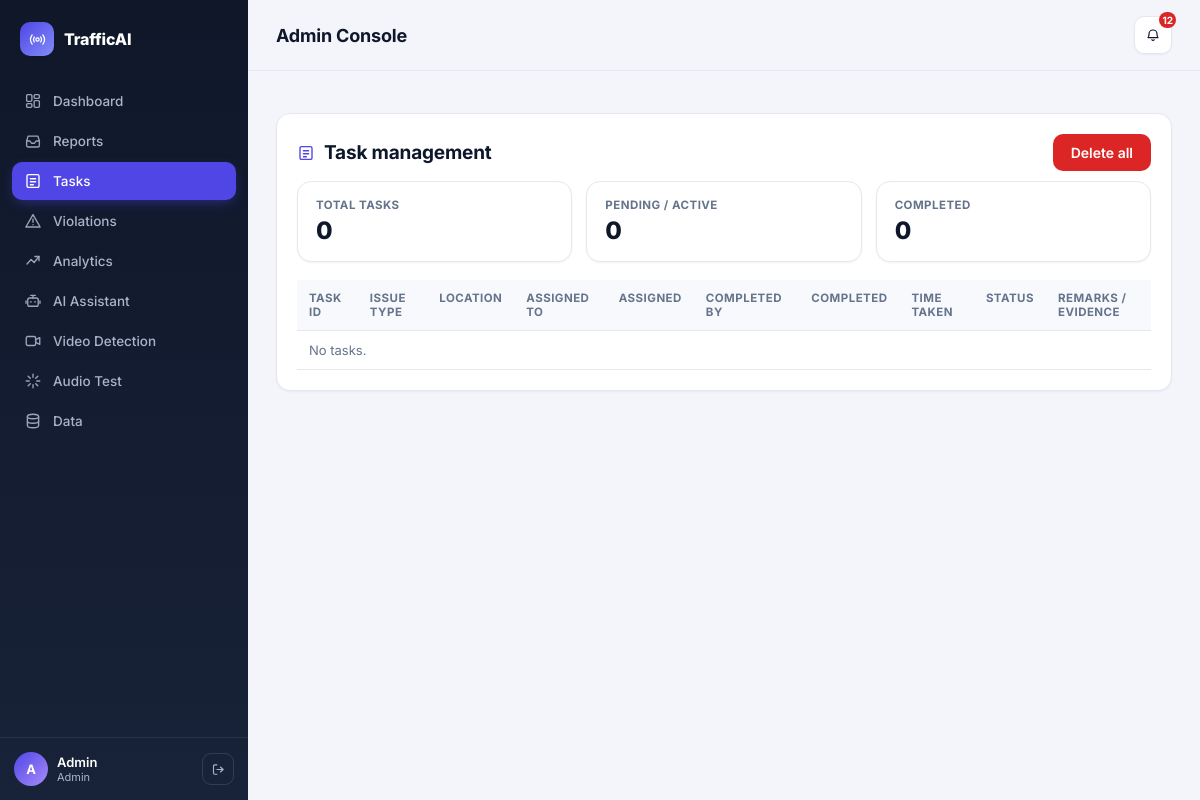
The app's page /admin/tasks (signed in) with its own data.
### tables this page shows
CREATE TABLE users(id INTEGER PRIMARY KEY, name TEXT, username TEXT UNIQUE, password_hash TEXT,
  role TEXT, phone TEXT, lat REAL, lng REAL);

### app.py (the view)
@app.route("/admin/tasks")
@need("admin")
def admin_tasks():
    return render_template("admin_tasks.html", rows=sv.task_rows())

### app.py (called while the page is built)
def cur_user():
    uid = session.get("uid")
    return db.q("SELECT * FROM users WHERE id=?", (uid,), one=True) if uid else None

def need(*roles):
    def deco(f):
        @wraps(f)
        def w(*a, **k):
            u = cur_user()
            if not u:
                return redirect(url_for("login", next=request.path))
            if roles and u["role"] not in roles:
                abort(403)
            return f(*a, **k)
        return w
    return deco

@app.context_processor
def inject():
    u = cur_user()
    unread = db.q("SELECT COUNT(*) n FROM notifications WHERE user_id=? AND is_read=0", (u["id"],), one=True)["n"] if u else 0
    return {"user": u, "unread": unread}

### database.py (called while the page is built)
def conn():
    os.makedirs(os.path.dirname(C.DB_PATH), exist_ok=True)
    c = sqlite3.connect(C.DB_PATH, timeout=30)
    c.row_factory = sqlite3.Row
    c.execute("PRAGMA journal_mode=WAL")
    return c

def q(sql, args=(), one=False):
    c = conn()
    try:
        rows = [dict(r) for r in c.execute(sql, args).fetchall()]
    finally:
        c.close()
    return (rows[0] if rows else None) if one else rows

### services.py (called while the page is built)
def task_rows(where="1=1", args=()):
    rows = db.q(f"""SELECT t.*, r.type, r.location, r.priority, r.description, r.photo, u.name officer
                    FROM tasks t JOIN reports r ON r.id=t.report_id LEFT JOIN users u ON u.id=t.officer_id
                    WHERE {where} ORDER BY t.id DESC""", args)
    for r in rows:
        r["time_taken"] = None
        if r["completed_at"]:
            a = datetime.strptime(r["assigned_at"], "%Y-%m-%d %H:%M:%S")
            b = datetime.strptime(r["completed_at"], "%Y-%m-%d %H:%M:%S")
            r["time_taken"] = round((b - a).total_seconds() / 60, 1)
    return rows

### templates/admin_tasks.html (shortened to what this page needs)
{% extends "base.html" %}{% block title %}Tasks{% endblock %}{% block body %}
{% from "_icons.html" import icon %}
{% set pending=rows|selectattr('status','equalto','Assigned')|list|length + rows|selectattr('status','equalto','In Progress')|list|length %}
{% set completed=rows|selectattr('status','equalto','Completed')|list|length %}
<div class="card">
<div style="display:flex;align-items:center;justify-content:space-between;gap:12px">
<h2>{{ icon('tasks') }}Task management</h2>
<form method="post" action="/admin/tasks/delete-all" onsubmit="return confirm('Delete ALL tasks? This cannot be undone.')"><button class="red" type="submit">Delete all</button></form>
</div>
<div class="t-stats">
  <div class="t-stat"><div class="l">Total tasks</div><div class="n">{{ rows|length }}</div></div>
  <div class="t-stat"><div class="l">Pending / active</div><div class="n">{{ pending }}</div></div>
  <div class="t-stat"><div class="l">Completed</div><div class="n">{{ completed }}</div></div>
</div>
<div style="overflow-x:auto">
<table>
<tr><th>Task ID</th><th>Issue type</th><th>Location</th><th>Assigned to</th><th>Assigned</th><th>Completed by</th><th>Completed</th><th>Time taken</th><th>Status</th><th>Remarks / evidence</th></tr>
{% for t in rows %}<tr><td>{{ t.task_code }}</td><td>{{ t.type }} <span class="tag {{ t.priority }}">{{ t.priority }}</span></td><td>{{ t.location }}</td><td>{{ t.officer }} <span class="muted">({{ t.assigned_by }})</span></td>
<td>{{ t.assigned_at }}</td><td>{{ t.officer if t.status=='Completed' else '-' }}</td><td>{{ t.completed_at or '-' }}</td><td>{{ (t.time_taken ~ ' min') if t.time_taken is not none else '-' }}</td><td><span class="tag {{ t.status }}">{{ t.status }}</span></td>
<td>{{ t.remarks or '' }} {% if t.evidence %}<a href="/static/{{ t.evidence }}" target="_blank">photo</a>{% endif %}</td></tr>
{% else %}<tr><td colspan="10" class="muted">No tasks.</td></tr>{% endfor %}
</table>
</div>
</div>{% endblock %}

### templates/base.html (shortened to what this page needs)
<!doctype html><html><head><meta charset="utf-8"><meta name="viewport" content="width=device-width,initial-scale=1">
<link rel="stylesheet" href="{{ url_for('static', filename='style.css') }}"></head><body>
{% from "_icons.html" import icon %}
{% if user %}
<div class="shell">
 <aside class="sidebar">
  <a class="brand" href="/"><span class="logo">{{ icon('radio', 17) }}</span> TrafficAI</a>
  <nav>
  {% if user.role=='admin' %}
   <a href="/admin" class="{{ 'active' if request.path=='/admin' }}">{{ icon('dashboard') }}Dashboard</a>
   <a href="/admin/reports" class="{{ 'active' if request.path.startswith('/admin/reports') }}">{{ icon('inbox') }}Reports</a>
   <a href="/admin/tasks" class="{{ 'active' if request.path.startswith('/admin/tasks') }}">{{ icon('tasks') }}Tasks</a>
   <a href="/admin/violations" class="{{ 'active' if request.path.startswith('/admin/violations') }}">{{ icon('alert') }}Violations</a>
   <a href="/admin/analytics" class="{{ 'active' if request.path.startswith('/admin/analytics') }}">{{ icon('trend') }}Analytics</a>
   <a href="/admin/assistant" class="{{ 'active' if request.path.startswith('/admin/assistant') }}">{{ icon('bot') }}AI Assistant</a>
   <a href="/admin/video" class="{{ 'active' if request.path.startswith('/admin/video') }}">{{ icon('video') }}Video Detection</a>
   <a href="/admin/source" class="{{ 'active' if request.path.startswith('/admin/source') }}">{{ icon('spark') }}Audio Test</a>
   <a href="/admin/data" class="{{ 'active' if request.path.startswith('/admin/data') }}">{{ icon('db') }}Data</a>
  {% elif user.role=='police' %}
   <a href="/police" class="{{ 'active' if request.path.startswith('/police') }}">{{ icon('check-shield') }}My Tasks</a>
  {% else %}
   <a href="/report" class="{{ 'active' if request.path.startswith('/report') }}">{{ icon('doc') }}Report Issue</a>
   <a href="/my-reports" class="{{ 'active' if request.path.startswith('/my-reports') }}">{{ icon('inbox') }}My Reports</a>
  {% endif %}
  </nav>
  <div class="sidebar-foot">
   <div class="user-chip"><div class="avatar">{{ user.name[0]|upper }}</div><div><div class="u-name">{{ user.name }}</div><div class="u-role">{{ user.role }}</div></div></div>
   <a class="logout-link" href="/logout" title="Log out">{{ icon('logout', 15) }}</a>
  </div>
 </aside>
 <div class="main-col">
  <header class="topbar">
   <div class="topbar-title">{{ {'admin':'Admin Console','police':'Officer Console'}.get(user.role, 'Citizen Portal') }}</div>
   <div class="topbar-actions"><a class="icon-btn" href="/notifications">{{ icon('bell', 16) }}{% if unread %}<span class="badge">{{ unread }}</span>{% endif %}</a></div>
  </header>
{% else %}
<header class="public-nav"><a class="brand" href="/"><span class="logo">{{ icon('radio', 16) }}</span>TrafficAI</a>
<nav><a href="/login">Login</a><a class="btn" href="/register">Get started</a></nav></header>
{% endif %}
  <main class="{{ 'content' if user else 'public-main' }}">{% block body %}{% endblock %}</main>
{% if user %}
 </div>
</div>
{% endif %}
</body></html>

### templates/admin_tasks.html (style rules this page uses)
.t-stats { display:flex;gap:14px;margin-bottom:18px;flex-wrap:wrap }
.t-stat { flex:1;min-width:140px;background:var(--surface);border:1px solid var(--border);border-radius:var(--radius);padding:16px 18px;box-shadow:var(--shadow-sm) }
.t-stat .l { font-size:11.5px;color:var(--muted);text-transform:uppercase;letter-spacing:.04em;font-weight:700 }
.t-stat .n { font-size:24px;font-weight:800;margin-top:4px }

### records on screen
users: name "A", name "Admin", role "Admin", role "Admin Console"

### other values on screen
{{ unread }} "12"
{{ rows|length }} "0"
{{ pending }} "0"
{{ completed }} "0"
